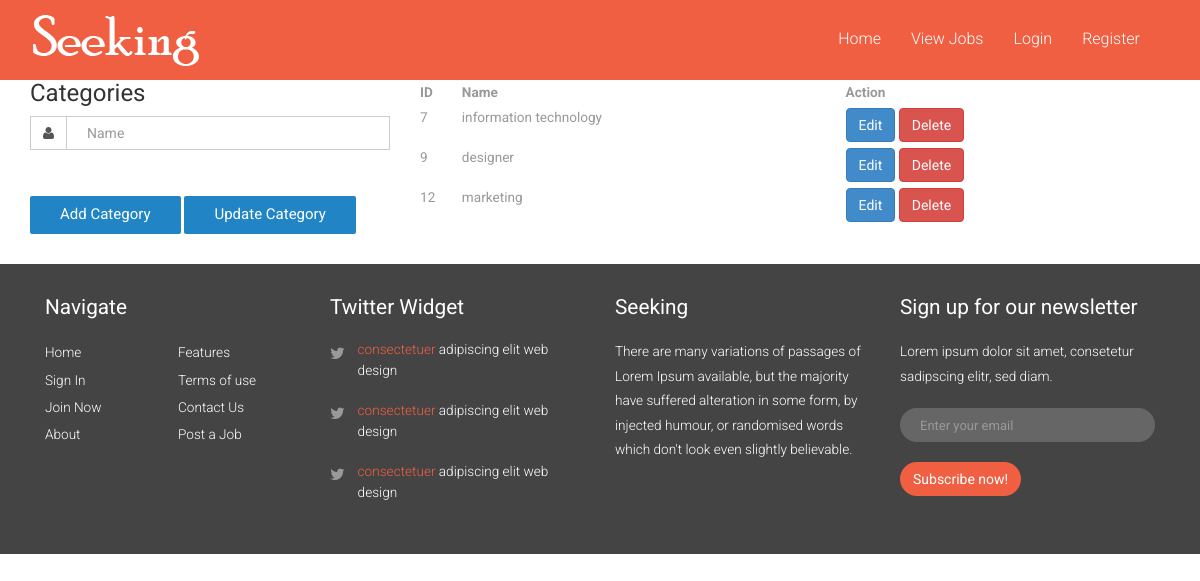
/categories.php, run on the app's committed database.
### tables this page shows
CREATE TABLE `categories` (
  `catid` int(11) NOT NULL,
  `name` varchar(50) NOT NULL
);

### categories.php (the view, shortened to what this page needs)
<!DOCTYPE html>
<html>
<head>
<link href="css/bootstrap-3.1.1.min.css" rel='stylesheet' type='text/css' />
<link href="css/style.css" rel='stylesheet' type='text/css' />
<link href="css/font-awesome.css" rel="stylesheet">
</head>
<body>
<?php
include('header.php');
include('connection.php');
$id = $_GET['id'];
$sql1 = "SELECT * FROM `categories` WHERE catid='$id' ";
$res1 = mysqli_query($conn ,$sql1);
$row1 = mysqli_fetch_assoc($res1);
?>
	<div class="container">
	<div class="row">
	<div class="col-lg-4">
	<div class="login-content">
        <form action="categories.php" method="POST">
            <div class="section-title">
                <h3>Categories</h3>
            </div>
            <div class="textbox-wrap">
                <div class="input-group">
                    <span class="input-group-addon "><i class="fa fa-user"></i></span>
                    <input type="text" required="required" value="<?php echo $row1['name']; ?>"   name="Name" class="form-control" placeholder="Name">
                </div>
            </div>
           <div class="login-btn">
		    <input type="submit" name="addcat" value="Add Category">
            <input type="submit" name="updatecat" value="Update Category">
		  </div>
         </form>
    </div>
	</div>
	<div class="col-lg-8">
      <table class="table">
        <tr>
          <th>ID</th>
          <th>Name</th>
          <th>Action</th>
        </tr>
        <?php
        include('connection.php');
         $sql ="SELECT * FROM categories";
         $res = mysqli_query($conn, $sql);
         if (mysqli_num_rows($res) > 0)
          {
             while ($row = mysqli_fetch_assoc( $res))
              {
                 ?>
          <tr>
          <td><?php echo $row['catid']; ?></td>
          <td><?php echo $row['name']; ?></td>
          <td>
            <a href="categories.php?id=<?php echo $row['catid']; ?>" class="btn btn-primary" >Edit</a>
            <a href="categories.php?id=<?php echo $row['catid']; ?>" class="btn btn-danger" >Delete</a>
          </td>
        </tr>
                 <?php
             }
         }
        ?>
      </table>
	</div>
	</div>
	</div>
<?php
include('footer.php');
?>
</body>
</html>

### css/style.css (style rules this page uses)
h4, h5, h6, h1, h2, h3 { margin-top: 0; }
html, body { font-family: 'Roboto', sans-serif; font-size: 100%; background:#fff; }
body a { transition:0.5s all; -webkit-transition:0.5s all; -moz-transition:0.5s all; -o-transition:0.5s all; -ms-transition:0.5s all; }
.login-btn input[type="submit"] { background:#2185C5; color: #FFF; font-size: 15px; font-weight: 400; padding: 8px 30px; cursor: pointer; outline: none; margin: 2em 0; border: none; border-radius: 2px; -webkit-border-radius: 2px; -moz-border-radius: 2px; -o-border-radius: 2px; }
.textbox-wrap { margin-bottom: 1em; }
input.form-control { box-shadow: none; background-color:#fff; padding:0 20px; border-radius:0px; }
.input-group-addon { padding: 6px 12px; font-size: 14px; font-weight: normal; line-height: 1; text-align: center; background-color:rgba(255, 255, 255, 0); border: 1px solid #cccccc; border-radius: 0; }
.table>tbody>tr>td, .table>tbody>tr>th, .table>tfoot>tr>td, .table>tfoot>tr>th, .table>thead>tr>td, .table>thead>tr>th { border-top: none; padding: 3px 0; }
.table > thead > tr > th, .table > tbody > tr > th, .table > tfoot > tr > th, .table > thead > tr > td, .table > tbody > tr > td, .table > tfoot > tr > td { font-size: 0.85em; color: #999; }
.headings h1, h2,h3,h4,h5,h6 { font-weight:400; }

### data on the page
categories: catid "7", name "information technology"
categories: catid "9", name "designer"
categories: catid "12", name "marketing"
